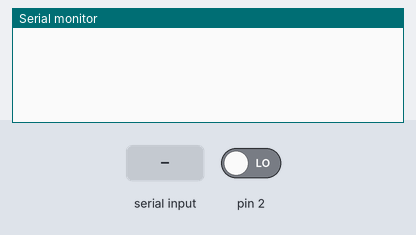
Simulated run of this sketch. Board: Arduino Uno, built with avr-gcc and run on an emulated ATmega328P. On the bench: the last lines printed to the serial monitor. The inputs (shaded band) are chosen by the test bench; at power-on: pin 2 LOW.

Above: at 1.2 s.
1.3 s: pin 2 driven HIGH
At 2.1 s:
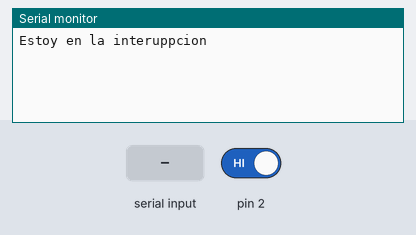
2.8 s: "1" received over Serial
At 5.2 s:
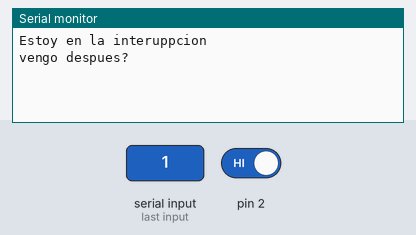

Measured:
- after the input at 1.3 s, the serial monitor: prints a new line at once (image 1)
- after the input at 2.8 s, the serial monitor: prints a new line after 1.0 s (image 2)

The sketch:

interrupcion1.ino
```cpp
void mostrarMensaje(){
  Serial.println("Estoy en la interuppcion");
    delay(1000);
}


void setup() {
  pinMode(2, INPUT);
  digitalWrite(2, LOW);
   Serial.begin(9600);
  attachInterrupt(0, mostrarMensaje, RISING);
}

void loop() {
  if (Serial.available()){
    int val = Serial.read();
    if (val == 49) {
    digitalWrite(2,HIGH);
    delay(1000);
    Serial.println("vengo despues?");
    digitalWrite(2, LOW);
 }


}

}
```
